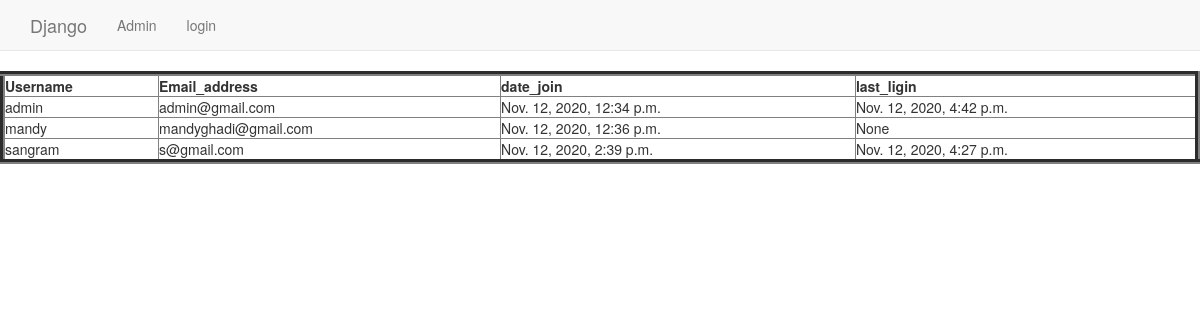
/basic_app/index1, run on the app's committed database.
### basic_app/models.py (models this page shows)
class CustUser(AbstractUser):
    SUPER_ADMIN = 1
    ADMIN = 2
    NORMAL_USER = 3
    ROLE_CHOICES = (
      (SUPER_ADMIN,'super_admin'),
      (ADMIN,'admin'),
      (NORMAL_USER,'normal_user'),
    )
    role = models.PositiveSmallIntegerField(choices=ROLE_CHOICES,default=NORMAL_USER)

### basic_app/views.py (the view)
# urls.py: path('index1',views.index1,name='index1')
def index1(request):
    custuser=CustUser.objects.all() #to fetch all record
    date_dict={'custuser':custuser}
    return render(request,'basic_app/base1.html',date_dict)

### templates/basic_app/base1.html
{% extends 'basic_app/base.html' %}
{% block body_block %}
        <table id="example" class="display" style="width:100%" border=5>
        <thead>
            <tr>
                <th>Username</th>
                <th>Email_address</th>
                <th>date_join</th>
                <th>last_ligin</th>
            </tr>
        </thead>
             {% for acc in custuser %}
                <tr>
                    <td>{{acc.username}}</td>
                    <td>{{acc.email}}</td>
                    <td>{{acc.date_joined}}</td>
                    <td>{{acc.last_login}}</td>
                </tr>
            {% endfor %}
    </table>
    {% endblock  %}

### data on the page
CustUser: username "admin", email "admin@gmail.com", date_joined "Nov. 12, 2020, 12:34 p.m.", last_login "Nov. 12, 2020, 4:42 p.m."
CustUser: username "mandy", email "mandyghadi@gmail.com", date_joined "Nov. 12, 2020, 12:36 p.m.", last_login "None"
CustUser: username "sangram", email "s@gmail.com", date_joined "Nov. 12, 2020, 2:39 p.m.", last_login "Nov. 12, 2020, 4:27 p.m."
